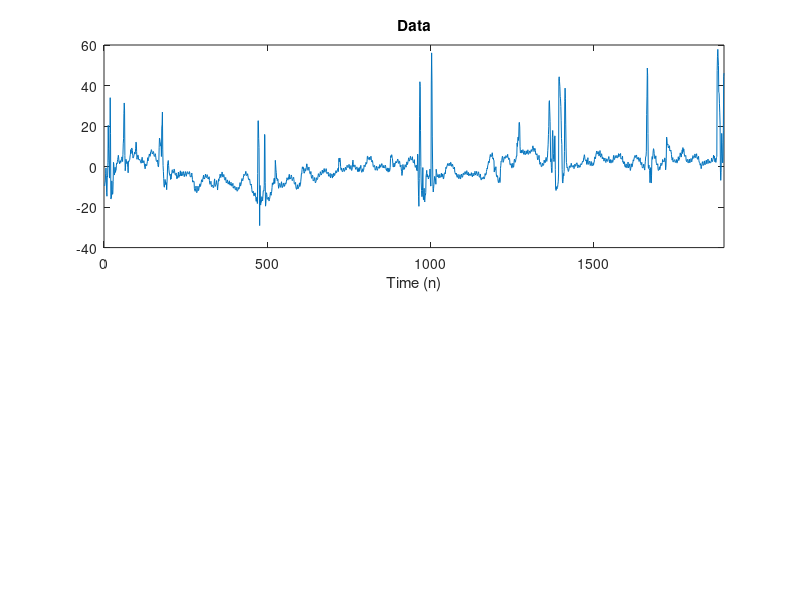

Here is the MATLAB script that generated this plot: (Note: this script raises an error after producing the figure.)
%% Example_LPFCSD_NIRS_2
%
%  Nick Feng,
% NYU Tandon,
% July 2018

%% Start

clear
% close all

printme_pdf = @(filename) print('-dpdf', sprintf('figures/Example_LPFCSD_NIRS_%s', filename));

printme_eps = @(filename) print('-depsc', sprintf('figures/Example_LPFCSD_NIRS_%s', filename));

%% Load data

y = load('wl1_col02.txt');

N = length(y);
n = 1:N;

figure(1)
clf

subplot(2, 1, 1)
plot(n, y);
xlim([0 N])
ax1 = axis;
axis(ax1);
title('Data')
xlabel('Time (n)')



%% Set filter parameters

fc = 0.05;       % fc : cut-off frequency (cycles/sample)
d = 2;           

alpha = 1/((4*(sin(pi*fc))^2)^d);

e = ones(N, 1);

D = spdiags([-e 2*e -e], 0:2, N-2, N);

DTD = D'*D;
eye = speye(N);



HTH = @(x) (eye/alpha + DTD)\(DTD*x);
LPF = @(x) (eye + alpha*DTD)\x;

% D2 = spdiags([-e 2*e -e], 0:2, N-2, N);
D1 = spdiags([e -e], 0:1, N-1, N);

%% Regarding lambdas
imp = zeros(N, 1);
imp( round(N/2) ) = 1;

hh = HTH(imp);
hh_norm = sqrt( sum( abs( hh ).^2 ) );     % norm of filter H


beta1 = 0.1;
beta2 = 0.04;
lam0A = beta1 * hh_norm;
lam1A = beta2 * hh_norm * sqrt(N);


rho = 1/(1/(alpha*4^d) + 1);

%% Generalized fused lasso



lam0 = lam0A;
lam1 = lam1A;


Nit = 300;
Innit = 500;


gamma = 0.8;

[x_gm, u, f, cost] = TAS_GM(y, lam0, lam1, HTH, LPF,gamma, rho, Nit, Innit);




%% Wavelet method
% Undecimated discrete wavelet transform (UDWT) - 
% (Translation-invariant) (Stationary WT, SWT)

addpath wavelet

% compute wavelet transform of y

h0 = [1 1]/sqrt(2);
h1 = [1 -1]/sqrt(2);
J = 5;

% Verify perfect reconstruction
w = udwt(y, J, h0, h1);
z = iudwt(w, J, h0, -h1);
z = z(1:N)';
err = y - z;
max(abs(err))

% figure(1)
% clf
% plotW(w, 2)
% title('Wavelet subbands')

%% Set thresholds

T0 = 0.5;
T = T0 * sqrt(2).^(0:J-1);

% figure(2)
% clf
% plotW(w, 2, T)
% title('Wavelet subbands')


%% Apply nonlinear shrinkage (nn garrote)

shrink = @(x, T) sign(x) .* max(abs(x) - T^2./abs(x), 0);

w2 = w;
for j = 1:J
    w2{j} = shrink(w2{j}, T(j));
end

% set low-pass to zero
w2{J+1} = 0*w2{J+1};

% figure(1)
% clf
% plotW(w2, 2)
% title('Wavelet subbands')


%% Invert the wavelet transform

x_w = iudwt(w2, J, h0, -h1);
x_w = x_w(1:N)';

% figure(2)
% clf
% plot(n, x_w, n, x_gm)

%% spline interpolation

% Calculate moving standard deviation and threshold
s = mov_sd(y,5);
s1 = hard(s,2.8);

figure(1)
clf
plot(y)
hold
plot(s)
plot(s1)
xlim([1150,1450])


% Segment and cubic interpolation

[y_seg, N_seg, IsMA] = segmentation(y,s1);

x_sp = zeros(N,1);

for i = 2:2:length(N_seg)
    temp = csaps(1:N_seg(i),y_seg{i},0.8,1:N_seg(i));
    x_sp((1:N_seg(i))+sum(N_seg(1:i-1))) = temp;
    y_seg{i} = y_seg{i} - temp';

end


% Reconstruction

alpha = floor(6.25/3);
beta = floor(6.25*2);

f_sp = reconstruction(y_seg, N_seg, alpha, beta);

figure(2)
clf
plot(f_sp)
hold
plot(y)


%%

GRAY = [1 1 1]*0.7;


figure(1)
clf

ylim1 = [-25 50];

K = 7;
subplot(K, 1, 1)
line(n, y, 'color', 'k')
title('Data');
ylim(ylim1)


subplot(K, 1, 2)
line(n, x_w, 'color', 'k')
title('Artifacts Extraction Wavelet thresholding');
ylim(ylim1)

subplot(K, 1, 3)
line(n, y, 'color', GRAY, 'lineWidth', 1)
line(n, y - x_w, 'color', 'k')
xlabel('Time (n)')
title('Corrected Data from Wavelet thresholding');
ylim(ylim1)

subplot(K, 1, 4)
line(n, x_sp, 'color', 'k')
title('Artifacts Extraction Spline Interpolation');
ylim(ylim1)

subplot(K, 1, 5)
line(n, y, 'color', GRAY, 'lineWidth', 1)
line(n, f_sp, 'color', 'k')
xlabel('Time (n)')
title('Corrected Data from Spline Interpolation');
ylim(ylim1)

subplot(K, 1, 6)
line(n, x_gm, 'color', 'k')
title('Artifacts Extraction SoTA Generalized fused lasso');
ylim(ylim1)

subplot(K, 1, 7)
line(n, y, 'color', GRAY, 'lineWidth', 1)
line(n, y - x_gm, 'color', 'k')
xlabel('Time (n)')
title('Corrected Data from SoTA Generalized fused lasso');
ylim(ylim1)

xlim1 = [1150 1450];
for i = 1:K
    subplot(K, 1, i)
    xlim(xlim1)
end

orient portrait
set(gcf, 'PaperPosition', [1.1 1.1 4.5 9] )

printme_eps('summary_wav')


